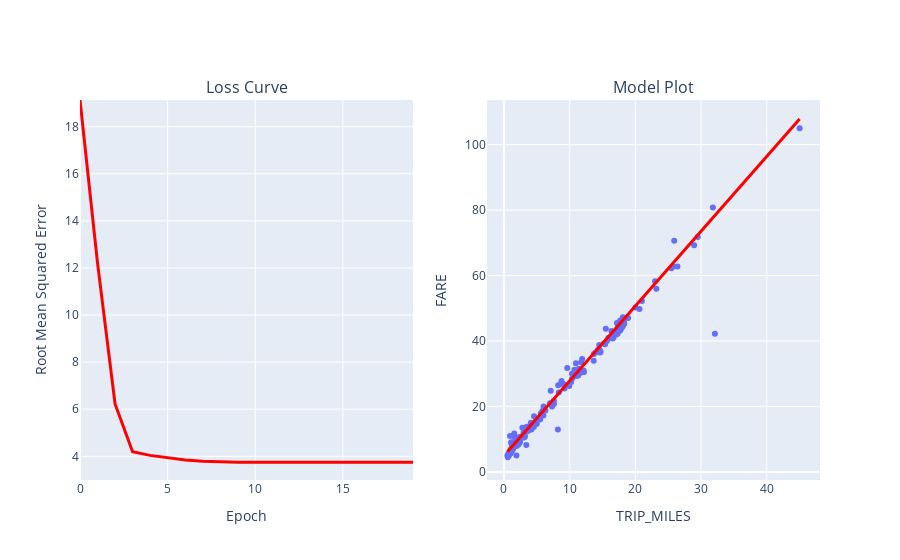

The code cell stored with this chart in its notebook:
### Code cell
#@title Code - Experiment 2

# The following variables are the hyperparameters.
# TODO - Adjust these hyperparameters to see how they impact a training run.
learning_rate = 0.001
epochs = 20
batch_size = 50

# Specify the feature and the label.
features = ['TRIP_MILES']
label = 'FARE'

model_1 = run_experiment(training_df, features, label, learning_rate, epochs, batch_size)

### Figure 1 — Plotly figure (JSON) as saved in the notebook; plotly's stock layout.template omitted (floating-point values rounded to 4 significant figures; data arrays with more than 128 entries replaced by an {"elided": "..."} marker saying what was removed)
{"data": [{"hovertemplate": "TRIP_MILES=%{x}<br>FARE=%{y}<extra></extra>", "legendgroup": "", "marker": {"color": "#636efa", "symbol": "circle"}, "mode": "markers", "name": "", "orientation": "v", "showlegend": false, "x": {"elided": "200 float values"}, "xaxis": "x2", "y": {"elided": "200 float values"}, "yaxis": "y2", "type": "scatter"}, {"hovertemplate": "TRIP_MILES=%{x}<br>FARE_PREDICTED=%{y}<extra></extra>", "legendgroup": "", "line": {"color": "#ff0000", "dash": "solid", "width": 3}, "marker": {"symbol": "circle"}, "mode": "lines", "name": "", "orientation": "v", "showlegend": false, "x": {"elided": "200 float values"}, "xaxis": "x2", "y": {"elided": "200 float values"}, "yaxis": "y2", "type": "scatter"}, {"hovertemplate": "x=%{x}<br>y=%{y}<extra></extra>", "legendgroup": "", "line": {"color": "#ff0000", "dash": "solid", "width": 3}, "marker": {"symbol": "circle"}, "mode": "lines", "name": "", "orientation": "v", "showlegend": false, "x": [0, 1, 2, 3, 4, 5, 6, 7, 8, 9, 10, 11, 12, 13, 14, 15, 16, 17, 18, 19], "xaxis": "x", "y": [19.13, 12.21, 6.226, 4.199, 4.042, 3.927, 3.844, 3.794, 3.767, 3.755, 3.749, 3.747, 3.747, 3.746, 3.746, 3.746, 3.746, 3.746, 3.745, 3.745], "yaxis": "y", "type": "scatter"}], "layout": {"xaxis": {"anchor": "y", "domain": [0.0, 0.45], "title": {"text": "Epoch"}}, "yaxis": {"anchor": "x", "domain": [0.0, 1.0], "title": {"text": "Root Mean Squared Error"}, "range": [2.996, 19.13]}, "xaxis2": {"anchor": "y2", "domain": [0.55, 1.0], "title": {"text": "TRIP_MILES"}}, "yaxis2": {"anchor": "x2", "domain": [0.0, 1.0], "title": {"text": "FARE"}}, "annotations": [{"font": {"size": 16}, "showarrow": false, "text": "Loss Curve", "x": 0.225, "xanchor": "center", "xref": "paper", "y": 1.0, "yanchor": "bottom", "yref": "paper"}, {"font": {"size": 16}, "showarrow": false, "text": "Model Plot", "x": 0.775, "xanchor": "center", "xref": "paper", "y": 1.0, "yanchor": "bottom", "yref": "paper"}]}}
